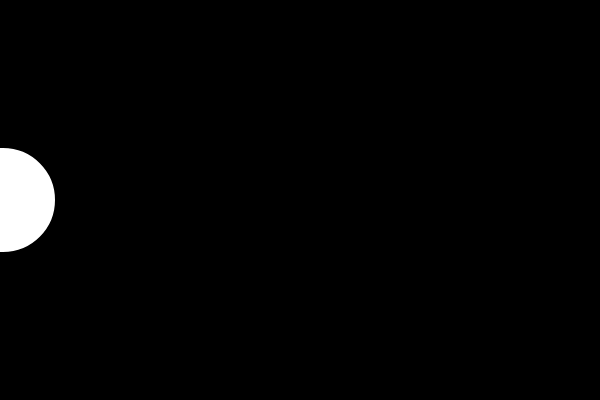
Frame 1 (no input)
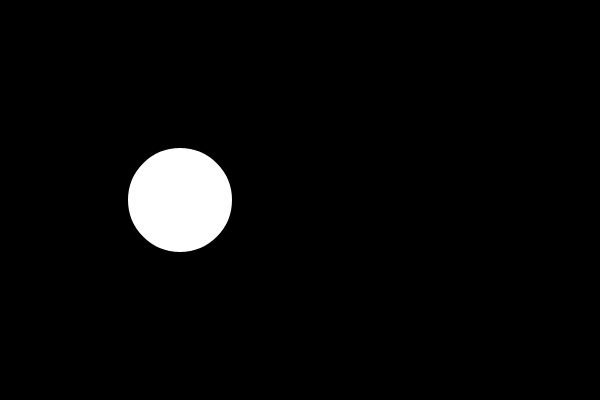
Frame 60 (no input)
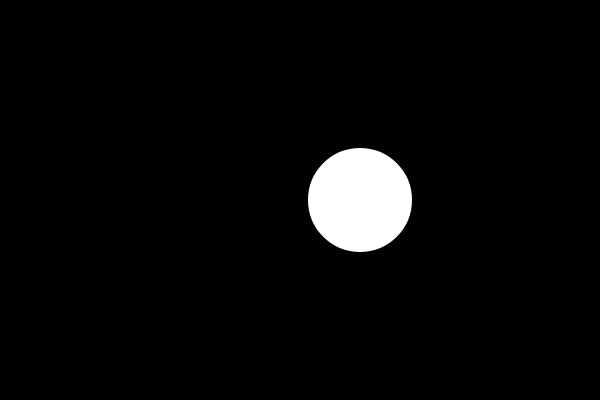
Frame 120 (the mouse pressed at the canvas centre since frame 60)

The p5.js sketch that drew these frames (run headless with seeded random() and noise() and a simulated clock; from frame 60 on, the mouse is pressed at the canvas centre):

// p5.js sketch
// ── sketch.js
let x = 0;
let r = 255;
let g = 255;
let b = 255;
let speed = 3;

function setup() {
  createCanvas(600, 400);
}

function draw() {
background(0);
  
  if (x > width || x < 0) {
    speed = speed * -1; 

    r = random(255);
    g = random(255);
    b = random(255);
  }

  x = x + speed;

  stroke(255);
  strokeWeight(4);
  fill(r, g, b); 
  ellipse(x, 200, 100, 100);
}
